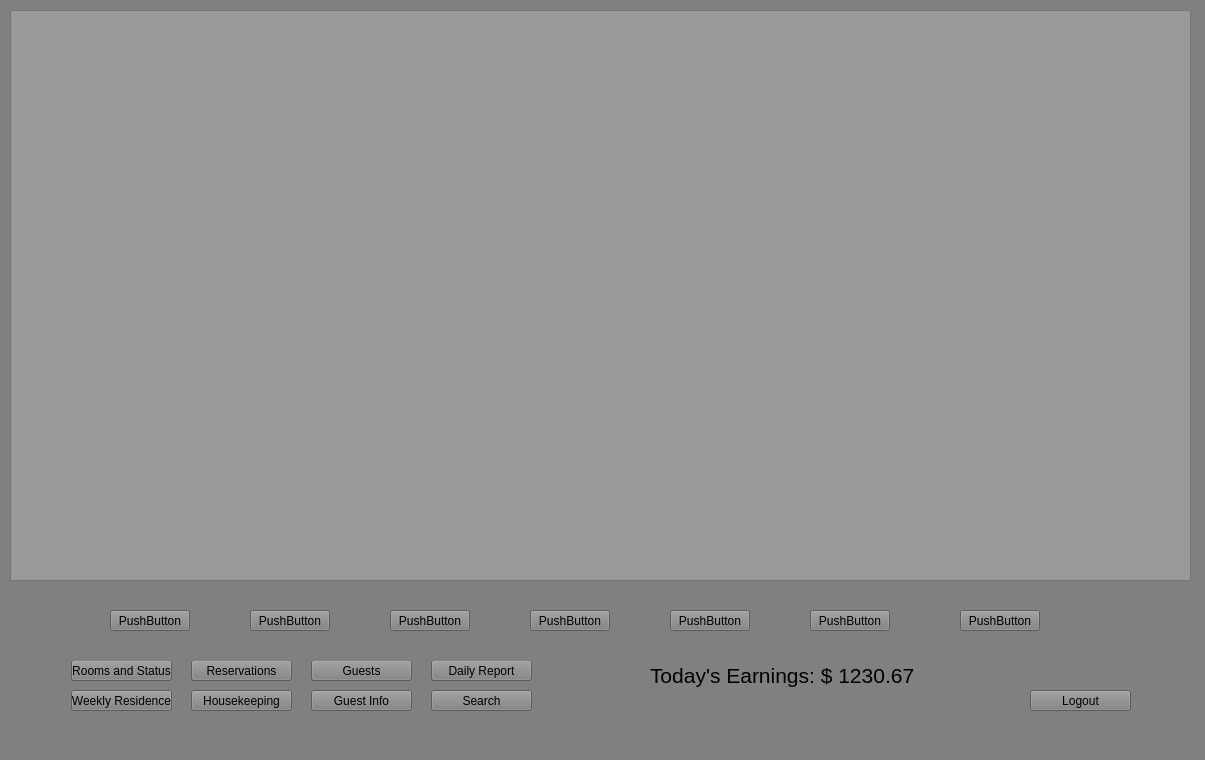
<?xml version="1.0" encoding="UTF-8"?>
<ui version="4.0">
 <class>DashBoard</class>
 <widget class="QMainWindow" name="DashBoard">
  <property name="geometry">
   <rect>
    <x>0</x>
    <y>0</y>
    <width>1205</width>
    <height>760</height>
   </rect>
  </property>
  <property name="windowTitle">
   <string>Dashboard</string>
  </property>
  <property name="styleSheet">
   <string notr="true">background-color: grey</string>
  </property>
  <widget class="QWidget" name="centralwidget">
   <widget class="QPushButton" name="InfoButton">
    <property name="geometry">
     <rect>
      <x>311</x>
      <y>690</y>
      <width>101</width>
      <height>21</height>
     </rect>
    </property>
    <property name="text">
     <string>Guest Info</string>
    </property>
   </widget>
   <widget class="QPushButton" name="GuestsButton">
    <property name="geometry">
     <rect>
      <x>311</x>
      <y>660</y>
      <width>101</width>
      <height>21</height>
     </rect>
    </property>
    <property name="text">
     <string>Guests</string>
    </property>
   </widget>
   <widget class="QPushButton" name="RoomsButton">
    <property name="geometry">
     <rect>
      <x>71</x>
      <y>660</y>
      <width>101</width>
      <height>21</height>
     </rect>
    </property>
    <property name="text">
     <string>Rooms and Status</string>
    </property>
   </widget>
   <widget class="QPushButton" name="WeeklyButton">
    <property name="geometry">
     <rect>
      <x>71</x>
      <y>690</y>
      <width>101</width>
      <height>21</height>
     </rect>
    </property>
    <property name="text">
     <string>Weekly Residence</string>
    </property>
   </widget>
   <widget class="QPushButton" name="ReservationButton">
    <property name="geometry">
     <rect>
      <x>191</x>
      <y>660</y>
      <width>101</width>
      <height>21</height>
     </rect>
    </property>
    <property name="text">
     <string>Reservations</string>
    </property>
   </widget>
   <widget class="QPushButton" name="HousekeepingButton">
    <property name="geometry">
     <rect>
      <x>191</x>
      <y>690</y>
      <width>101</width>
      <height>21</height>
     </rect>
    </property>
    <property name="text">
     <string>Housekeeping</string>
    </property>
   </widget>
   <widget class="QPushButton" name="LogoutButton">
    <property name="geometry">
     <rect>
      <x>1030</x>
      <y>690</y>
      <width>101</width>
      <height>21</height>
     </rect>
    </property>
    <property name="text">
     <string>Logout</string>
    </property>
   </widget>
   <widget class="QPushButton" name="SearchButton">
    <property name="geometry">
     <rect>
      <x>431</x>
      <y>690</y>
      <width>101</width>
      <height>21</height>
     </rect>
    </property>
    <property name="text">
     <string>Search</string>
    </property>
   </widget>
   <widget class="QPushButton" name="DailyButton">
    <property name="geometry">
     <rect>
      <x>431</x>
      <y>660</y>
      <width>101</width>
      <height>21</height>
     </rect>
    </property>
    <property name="text">
     <string>Daily Report</string>
    </property>
   </widget>
   <widget class="QLabel" name="DatabaseLoadError">
    <property name="geometry">
     <rect>
      <x>210</x>
      <y>210</y>
      <width>371</width>
      <height>20</height>
     </rect>
    </property>
    <property name="layoutDirection">
     <enum>Qt::LeftToRight</enum>
    </property>
    <property name="text">
     <string>The Database has encountered an error, please logout and try again.</string>
    </property>
    <property name="alignment">
     <set>Qt::AlignCenter</set>
    </property>
   </widget>
   <widget class="QStackedWidget" name="stackedWidgetRDB">
    <property name="geometry">
     <rect>
      <x>0</x>
      <y>-20</y>
      <width>1201</width>
      <height>681</height>
     </rect>
    </property>
    <property name="styleSheet">
     <string notr="true"/>
    </property>
    <property name="currentIndex">
     <number>1</number>
    </property>
    <widget class="QWidget" name="RoomStatusPage">
     <widget class="QPushButton" name="RoomButton_10">
      <property name="geometry">
       <rect>
        <x>280</x>
        <y>120</y>
        <width>161</width>
        <height>21</height>
       </rect>
      </property>
      <property name="text">
       <string>PushButton</string>
      </property>
     </widget>
     <widget class="QPushButton" name="RoomButton_11">
      <property name="geometry">
       <rect>
        <x>280</x>
        <y>170</y>
        <width>161</width>
        <height>21</height>
       </rect>
      </property>
      <property name="text">
       <string>PushButton</string>
      </property>
     </widget>
     <widget class="QPushButton" name="RoomButton_12">
      <property name="geometry">
       <rect>
        <x>280</x>
        <y>220</y>
        <width>161</width>
        <height>21</height>
       </rect>
      </property>
      <property name="text">
       <string>PushButton</string>
      </property>
     </widget>
     <widget class="QPushButton" name="RoomButton_13">
      <property name="geometry">
       <rect>
        <x>280</x>
        <y>270</y>
        <width>161</width>
        <height>21</height>
       </rect>
      </property>
      <property name="text">
       <string>PushButton</string>
      </property>
     </widget>
     <widget class="QPushButton" name="RoomButton_14">
      <property name="geometry">
       <rect>
        <x>280</x>
        <y>320</y>
        <width>161</width>
        <height>21</height>
       </rect>
      </property>
      <property name="text">
       <string>PushButton</string>
      </property>
     </widget>
     <widget class="QPushButton" name="RoomButton_15">
      <property name="geometry">
       <rect>
        <x>520</x>
        <y>120</y>
        <width>161</width>
        <height>21</height>
       </rect>
      </property>
      <property name="text">
       <string>PushButton</string>
      </property>
     </widget>
     <widget class="QPushButton" name="RoomButton_16">
      <property name="geometry">
       <rect>
        <x>520</x>
        <y>170</y>
        <width>161</width>
        <height>21</height>
       </rect>
      </property>
      <property name="text">
       <string>PushButton</string>
      </property>
     </widget>
     <widget class="QPushButton" name="RoomButton_17">
      <property name="geometry">
       <rect>
        <x>520</x>
        <y>220</y>
        <width>161</width>
        <height>21</height>
       </rect>
      </property>
      <property name="text">
       <string>PushButton</string>
      </property>
     </widget>
     <widget class="QPushButton" name="RoomButton_18">
      <property name="geometry">
       <rect>
        <x>520</x>
        <y>270</y>
        <width>161</width>
        <height>21</height>
       </rect>
      </property>
      <property name="text">
       <string>PushButton</string>
      </property>
     </widget>
     <widget class="QPushButton" name="RoomButton_19">
      <property name="geometry">
       <rect>
        <x>520</x>
        <y>320</y>
        <width>161</width>
        <height>21</height>
       </rect>
      </property>
      <property name="text">
       <string>PushButton</string>
      </property>
     </widget>
     <widget class="QPushButton" name="RoomButton_20">
      <property name="geometry">
       <rect>
        <x>760</x>
        <y>120</y>
        <width>161</width>
        <height>21</height>
       </rect>
      </property>
      <property name="text">
       <string>PushButton</string>
      </property>
     </widget>
     <widget class="QPushButton" name="RoomButton_21">
      <property name="geometry">
       <rect>
        <x>760</x>
        <y>170</y>
        <width>161</width>
        <height>21</height>
       </rect>
      </property>
      <property name="text">
       <string>PushButton</string>
      </property>
     </widget>
     <widget class="QPushButton" name="RoomButton_22">
      <property name="geometry">
       <rect>
        <x>760</x>
        <y>220</y>
        <width>161</width>
        <height>21</height>
       </rect>
      </property>
      <property name="text">
       <string>PushButton</string>
      </property>
     </widget>
     <widget class="QPushButton" name="RoomButton_23">
      <property name="geometry">
       <rect>
        <x>760</x>
        <y>270</y>
        <width>161</width>
        <height>21</height>
       </rect>
      </property>
      <property name="text">
       <string>PushButton</string>
      </property>
     </widget>
     <widget class="QPushButton" name="RoomButton_24">
      <property name="geometry">
       <rect>
        <x>760</x>
        <y>320</y>
        <width>161</width>
        <height>21</height>
       </rect>
      </property>
      <property name="text">
       <string>PushButton</string>
      </property>
     </widget>
     <widget class="QTextEdit" name="textEdit">
      <property name="geometry">
       <rect>
        <x>70</x>
        <y>430</y>
        <width>1071</width>
        <height>241</height>
       </rect>
      </property>
      <property name="cursor" stdset="0">
       <cursorShape>ArrowCursor</cursorShape>
      </property>
      <property name="mouseTracking">
       <bool>true</bool>
      </property>
      <property name="styleSheet">
       <string notr="true">background-color: #999999</string>
      </property>
      <property name="lineWidth">
       <number>2</number>
      </property>
      <property name="textInteractionFlags">
       <set>Qt::TextSelectableByKeyboard|Qt::TextSelectableByMouse</set>
      </property>
     </widget>
     <widget class="QPushButton" name="changeAvailable">
      <property name="geometry">
       <rect>
        <x>110</x>
        <y>620</y>
        <width>101</width>
        <height>21</height>
       </rect>
      </property>
      <property name="text">
       <string>Make Available</string>
      </property>
     </widget>
     <widget class="QPushButton" name="doNothing">
      <property name="geometry">
       <rect>
        <x>250</x>
        <y>620</y>
        <width>101</width>
        <height>21</height>
       </rect>
      </property>
      <property name="text">
       <string>No</string>
      </property>
     </widget>
     <widget class="QPushButton" name="makeRes">
      <property name="geometry">
       <rect>
        <x>1000</x>
        <y>630</y>
        <width>111</width>
        <height>21</height>
       </rect>
      </property>
      <property name="text">
       <string>Make a Reservation</string>
      </property>
     </widget>
    </widget>
    <widget class="QWidget" name="DBViewPage">
     <widget class="QTableView" name="DataTable">
      <property name="geometry">
       <rect>
        <x>10</x>
        <y>30</y>
        <width>1181</width>
        <height>571</height>
       </rect>
      </property>
      <property name="styleSheet">
       <string notr="true">background-color: #999999</string>
      </property>
     </widget>
     <widget class="QStackedWidget" name="stackedWidgetSR">
      <property name="geometry">
       <rect>
        <x>20</x>
        <y>590</y>
        <width>1161</width>
        <height>81</height>
       </rect>
      </property>
      <property name="currentIndex">
       <number>3</number>
      </property>
      <widget class="QWidget" name="BlankPage"/>
      <widget class="QWidget" name="ReservationPage">
       <widget class="QPushButton" name="MakeResButton">
        <property name="geometry">
         <rect>
          <x>620</x>
          <y>50</y>
          <width>151</width>
          <height>21</height>
         </rect>
        </property>
        <property name="text">
         <string>Make a Reservation</string>
        </property>
       </widget>
      </widget>
      <widget class="QWidget" name="SearchPage">
       <widget class="QLineEdit" name="SearchField">
        <property name="geometry">
         <rect>
          <x>31</x>
          <y>40</y>
          <width>621</width>
          <height>31</height>
         </rect>
        </property>
        <property name="styleSheet">
         <string notr="true">background-color: #999999</string>
        </property>
       </widget>
       <widget class="QPushButton" name="SubmitButon">
        <property name="geometry">
         <rect>
          <x>670</x>
          <y>40</y>
          <width>101</width>
          <height>31</height>
         </rect>
        </property>
        <property name="text">
         <string>Submit</string>
        </property>
       </widget>
      </widget>
      <widget class="QWidget" name="page">
       <widget class="QPushButton" name="Day3">
        <property name="geometry">
         <rect>
          <x>370</x>
          <y>40</y>
          <width>80</width>
          <height>21</height>
         </rect>
        </property>
        <property name="text">
         <string>PushButton</string>
        </property>
       </widget>
       <widget class="QPushButton" name="Day1">
        <property name="geometry">
         <rect>
          <x>90</x>
          <y>40</y>
          <width>80</width>
          <height>21</height>
         </rect>
        </property>
        <property name="text">
         <string>PushButton</string>
        </property>
       </widget>
       <widget class="QPushButton" name="Day2">
        <property name="geometry">
         <rect>
          <x>230</x>
          <y>40</y>
          <width>80</width>
          <height>21</height>
         </rect>
        </property>
        <property name="text">
         <string>PushButton</string>
        </property>
       </widget>
       <widget class="QPushButton" name="Day4">
        <property name="geometry">
         <rect>
          <x>790</x>
          <y>40</y>
          <width>80</width>
          <height>21</height>
         </rect>
        </property>
        <property name="text">
         <string>PushButton</string>
        </property>
       </widget>
       <widget class="QPushButton" name="Day5">
        <property name="geometry">
         <rect>
          <x>510</x>
          <y>40</y>
          <width>80</width>
          <height>21</height>
         </rect>
        </property>
        <property name="text">
         <string>PushButton</string>
        </property>
       </widget>
       <widget class="QPushButton" name="Day6">
        <property name="geometry">
         <rect>
          <x>650</x>
          <y>40</y>
          <width>80</width>
          <height>21</height>
         </rect>
        </property>
        <property name="text">
         <string>PushButton</string>
        </property>
       </widget>
       <widget class="QPushButton" name="Day7">
        <property name="geometry">
         <rect>
          <x>940</x>
          <y>40</y>
          <width>80</width>
          <height>21</height>
         </rect>
        </property>
        <property name="text">
         <string>PushButton</string>
        </property>
       </widget>
      </widget>
     </widget>
     <zorder>stackedWidgetSR</zorder>
     <zorder>DataTable</zorder>
    </widget>
   </widget>
   <widget class="QLabel" name="EarningsLabel">
    <property name="geometry">
     <rect>
      <x>650</x>
      <y>660</y>
      <width>301</width>
      <height>31</height>
     </rect>
    </property>
    <property name="font">
     <font>
      <pointsize>16</pointsize>
     </font>
    </property>
    <property name="text">
     <string>Today's Earnings: $ 1230.67</string>
    </property>
   </widget>
  </widget>
  <widget class="QMenuBar" name="menubar">
   <property name="geometry">
    <rect>
     <x>0</x>
     <y>0</y>
     <width>1205</width>
     <height>20</height>
    </rect>
   </property>
  </widget>
  <widget class="QStatusBar" name="statusbar"/>
 </widget>
 <resources/>
 <connections/>
</ui>
